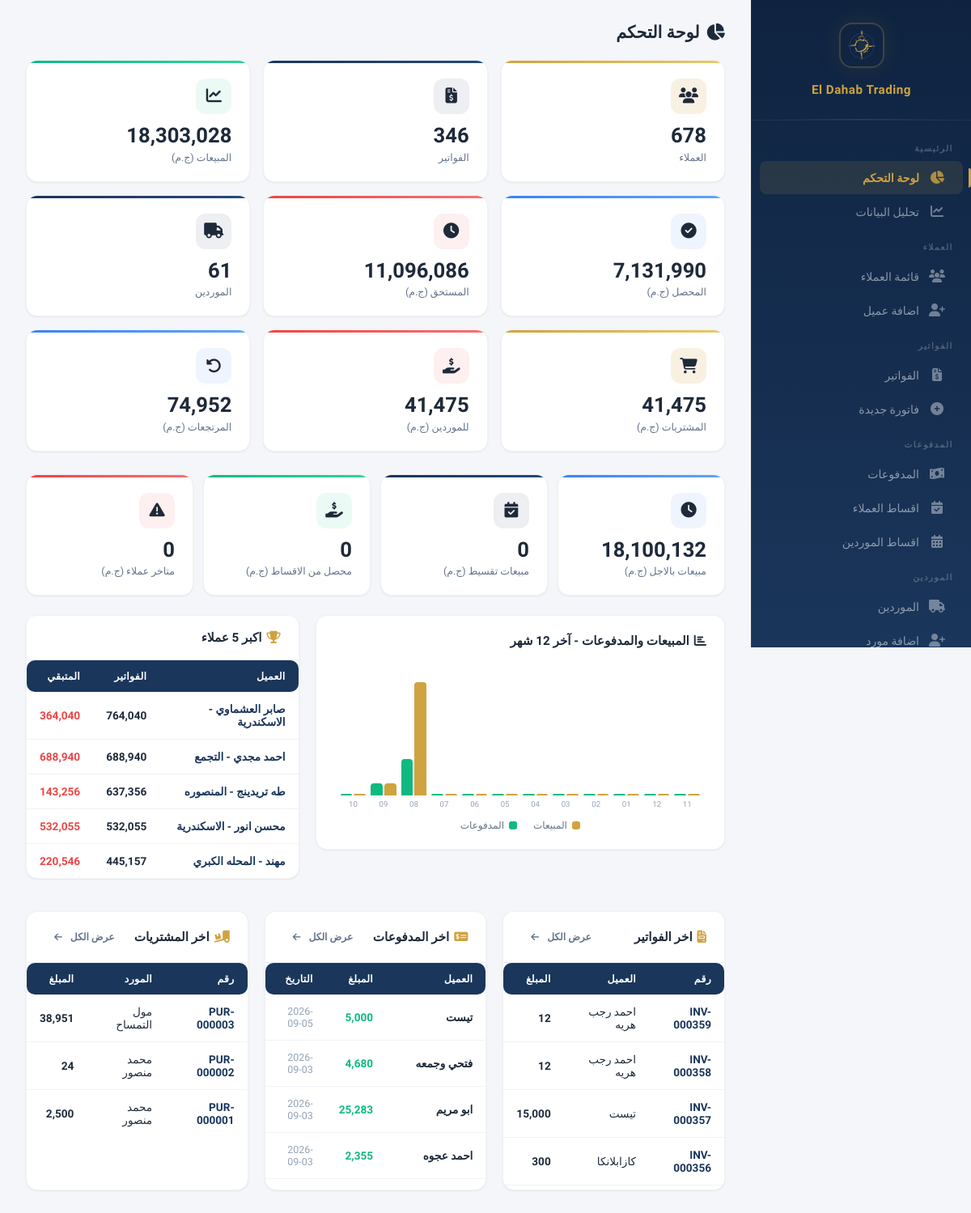
The page /dashboard (signed in) on the database as committed earlier.
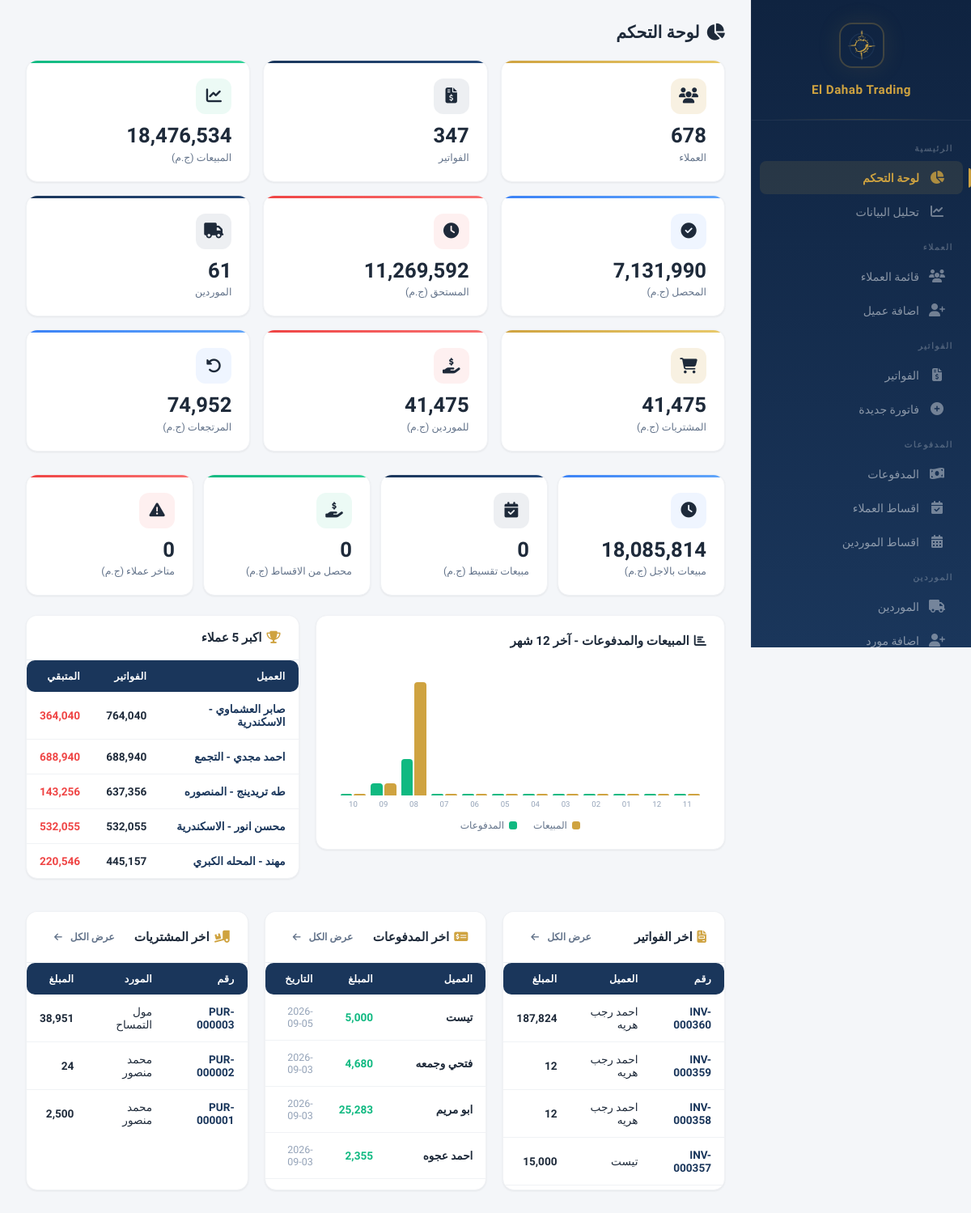
The same page on the database as committed later.
### models.py (models this page shows, shortened)
class Customer(db.Model):
    __tablename__ = 'customers'
    id = db.Column(db.Integer, primary_key=True)
    name = db.Column(db.String(200), nullable=False)
    phone = db.Column(db.String(50))
    address = db.Column(db.Text)
    account_type = db.Column(db.String(50), nullable=False, default='sales')
    notes = db.Column(db.Text)
    created_at = db.Column(db.DateTime, default=datetime.utcnow)
    invoices = db.relationship('Invoice', backref='customer', lazy=True)
    payments = db.relationship('Payment', backref='customer', lazy=True)
    returns = db.relationship('Return', backref='customer', lazy=True)
    installment_plans = db.relationship('InstallmentPlan', backref='customer', lazy=True)
    def total_invoiced(self):
        return sum((inv.total or 0) - (inv.discount or 0) for inv in self.invoices if not inv.is_returned)
    def total_paid(self):
        sum_payments = sum(p.amount for p in self.payments)
        sum_inst = sum(ip.amount for ip in InstallmentPayment.query.filter(
            InstallmentPayment.plan_id.in_([pl.id for pl in self.installment_plans])
        ).all())
        sum_inv_paid = sum(
            (inv.paid_amount or 0)
            for inv in self.invoices
            if not inv.is_returned and not inv.payments
        )
        return sum_payments + sum_inst + sum_inv_paid
    def total_returns(self):
        return sum(r.total_amount for r in self.returns)
    def balance(self):
        return self.total_invoiced() - self.total_paid() - self.total_returns()

class Invoice(db.Model):
    __tablename__ = 'invoices'
    id = db.Column(db.Integer, primary_key=True)
    invoice_number = db.Column(db.String(50), unique=True, nullable=False)
    customer_id = db.Column(db.Integer, db.ForeignKey('customers.id'), nullable=False)
    shipping_company = db.Column(db.String(200))
    total = db.Column(db.Float, default=0)
    discount = db.Column(db.Float, default=0)
    payment_type = db.Column(db.String(20), default='cash')
    paid_amount = db.Column(db.Float, default=0)
    remaining = db.Column(db.Float, default=0)
    date = db.Column(db.DateTime, default=datetime.utcnow)
    is_returned = db.Column(db.Boolean, default=False)
    show_balance = db.Column(db.Boolean, default=False)
    payment_method = db.Column(db.String(20), default='cash')
    receipt_image = db.Column(db.String(200))
    created_by = db.Column(db.Integer, db.ForeignKey('users.id'))
    creator = db.relationship('User', foreign_keys=[created_by])
    modified_by = db.Column(db.Integer, db.ForeignKey('users.id'))
    modifier = db.relationship('User', foreign_keys=[modified_by])
    previous_due = db.Column(db.Float, default=0)
    balance_after = db.Column(db.Float, default=0)
    notes = db.Column(db.Text)
    items = db.relationship('InvoiceItem', backref='invoice', lazy=True, cascade='all, delete-orphan')
    returns = db.relationship('Return', backref='invoice', lazy=True)
    payments = db.relationship('Payment', backref='invoice', lazy=True)

class Payment(db.Model):
    __tablename__ = 'payments'
    id = db.Column(db.Integer, primary_key=True)
    customer_id = db.Column(db.Integer, db.ForeignKey('customers.id'), nullable=False)
    amount = db.Column(db.Float, nullable=False)
    date = db.Column(db.DateTime, default=datetime.utcnow)
    invoice_id = db.Column(db.Integer, db.ForeignKey('invoices.id'), nullable=True)
    notes = db.Column(db.Text)
    next_payment_date = db.Column(db.Date, nullable=True)
    next_payment_amount = db.Column(db.Float, nullable=True)
    payment_method = db.Column(db.String(20), default='cash')
    receipt_image = db.Column(db.String(200))
    created_by = db.Column(db.Integer, db.ForeignKey('users.id'))
    creator = db.relationship('User', foreign_keys=[created_by])

class Purchase(db.Model):
    __tablename__ = 'purchases'
    id = db.Column(db.Integer, primary_key=True)
    purchase_number = db.Column(db.String(50), unique=True, nullable=False)
    supplier_id = db.Column(db.Integer, db.ForeignKey('suppliers.id'), nullable=False)
    total = db.Column(db.Float, default=0)
    discount = db.Column(db.Float, default=0)
    payment_type = db.Column(db.String(20), default='cash')
    payment_method = db.Column(db.String(20), default='cash')
    receipt_image = db.Column(db.String(200))
    created_by = db.Column(db.Integer, db.ForeignKey('users.id'))
    creator = db.relationship('User', foreign_keys=[created_by])
    modified_by = db.Column(db.Integer, db.ForeignKey('users.id'))
    modifier = db.relationship('User', foreign_keys=[modified_by])
    show_balance = db.Column(db.Boolean, default=False)
    paid_amount = db.Column(db.Float, default=0)
    remaining = db.Column(db.Float, default=0)
    previous_due = db.Column(db.Float, default=0)
    balance_after = db.Column(db.Float, default=0)
    date = db.Column(db.DateTime, default=datetime.utcnow)
    notes = db.Column(db.Text)
    items = db.relationship('PurchaseItem', backref='purchase', lazy=True, cascade='all, delete-orphan')
    payments = db.relationship('SupplierPayment', backref='purchase', lazy=True)
    returns = db.relationship('SupplierReturn', backref='purchase', lazy=True)

class Supplier(db.Model):
    __tablename__ = 'suppliers'
    id = db.Column(db.Integer, primary_key=True)
    name = db.Column(db.String(200), nullable=False)
    phone = db.Column(db.String(50))
    address = db.Column(db.Text)
    notes = db.Column(db.Text)
    created_at = db.Column(db.DateTime, default=datetime.utcnow)
    purchases = db.relationship('Purchase', backref='supplier', lazy=True)
    payments = db.relationship('SupplierPayment', backref='supplier', lazy=True)
    returns = db.relationship('SupplierReturn', backref='supplier', lazy=True)
    installment_plans = db.relationship('SupplierInstallmentPlan', backref='supplier', lazy=True)

### app.py (the view)
@app.route('/dashboard')
@login_required
def dashboard():
    total_customers = Customer.query.count()
    total_suppliers = Supplier.query.count()
    total_invoices = Invoice.query.filter_by(is_returned=False).count()
    total_purchases = Purchase.query.count()
    total_revenue = db.session.query(func.sum(Invoice.total)).filter_by(is_returned=False).scalar() or 0
    total_paid = db.session.query(func.sum(Payment.amount)).scalar() or 0
    total_returns_amount = db.session.query(func.sum(Return.total_amount)).scalar() or 0
    total_receivable = total_revenue - total_paid - total_returns_amount
    total_purchase_cost = db.session.query(func.sum(Purchase.total)).scalar() or 0
    total_supplier_paid = db.session.query(func.sum(SupplierPayment.amount)).scalar() or 0
    total_payable = total_purchase_cost - total_supplier_paid
    total_credit_sales = db.session.query(func.sum(Invoice.total)).filter(
        Invoice.payment_type == 'credit', Invoice.is_returned == False
    ).scalar() or 0
    total_installment_sales = db.session.query(func.sum(Invoice.total)).filter(
        Invoice.payment_type == 'installment', Invoice.is_returned == False
    ).scalar() or 0
    total_installment_paid_sales = db.session.query(func.sum(InstallmentPayment.amount)).scalar() or 0
    total_credit_purchases = db.session.query(func.sum(Purchase.total)).filter(
        Purchase.payment_type == 'credit'
    ).scalar() or 0
    total_installment_purchases = db.session.query(func.sum(Purchase.total)).filter(
        Purchase.payment_type == 'installment'
    ).scalar() or 0
    total_installment_paid_purchases = db.session.query(func.sum(SupplierInstallmentPayment.amount)).scalar() or 0
    from datetime import date as dt_date
    today = dt_date.today()
    customer_overdue = 0
    for plan in InstallmentPlan.query.filter_by(status='active').all():
        for inst in plan.installments:
            if inst.status == 'pending' and inst.due_date and inst.due_date < today:
                customer_overdue += inst.amount
    supplier_overdue = 0
    for plan in SupplierInstallmentPlan.query.filter_by(status='active').all():
        for inst in plan.installments:
            if inst.status == 'pending' and inst.due_date and inst.due_date < today:
                supplier_overdue += inst.amount
    recent_invoices = Invoice.query.order_by(Invoice.date.desc()).limit(10).all()
    recent_payments = Payment.query.order_by(Payment.date.desc()).limit(10).all()
    recent_purchases = Purchase.query.order_by(Purchase.date.desc()).limit(10).all()
    top_customers = Customer.query.all()
    top_customers.sort(key=lambda c: c.total_invoiced(), reverse=True)
    top_customers = top_customers[:5]
    monthly_data = []
    all_invoices = Invoice.query.filter_by(is_returned=False).all()
    all_payments = Payment.query.all()
    now = datetime.utcnow()
    for i in range(11, -1, -1):
        month = now.month - i
        year = now.year
        if month <= 0:
            month += 12
            year -= 1
        rev = sum(inv.total for inv in all_invoices if inv.date.year == year and inv.date.month == month)
        paid = sum(p.amount for p in all_payments if p.date.year == year and p.date.month == month)
        monthly_data.append({
            'month': f"{year}-{month:02d}",
            'revenue': rev,
            'paid': paid
        })
    max_revenue = max((m['revenue'] for m in monthly_data), default=1) or 1
    return render_template('dashboard.html',
        total_customers=total_customers,
        total_suppliers=total_suppliers,
        total_invoices=total_invoices,
        total_purchases=total_purchases,
        total_revenue=total_revenue,
        total_paid=total_paid,
        total_receivable=total_receivable,
        total_purchase_cost=total_purchase_cost,
        total_supplier_paid=total_supplier_paid,
        total_payable=total_payable,
        total_returns_amount=total_returns_amount,
        recent_invoices=recent_invoices,
        recent_payments=recent_payments,
        recent_purchases=recent_purchases,
        top_customers=top_customers,
        monthly_data=monthly_data,
        max_revenue=max_revenue,
        total_credit_sales=total_credit_sales,
        total_installment_sales=total_installment_sales,
        total_installment_paid_sales=total_installment_paid_sales,
        total_credit_purchases=total_credit_purchases,
        total_installment_purchases=total_installment_purchases,
        total_installment_paid_purchases=total_installment_paid_purchases,
        customer_overdue=customer_overdue,
        supplier_overdue=supplier_overdue,
        ACCOUNT_TYPES=ACCOUNT_TYPES
    )

### templates/dashboard.html (shortened to what the changed rows need)
{% extends "base.html" %}
{% block content %}
<h1 style="font-size:1.3rem;font-weight:700;color:var(--text);margin-bottom:22px;">
    <i class="fas fa-chart-pie" style="margin-left:8px;"></i>لوحة التحكم
</h1>
<div class="stats-grid">
    <div class="stat-card navy">
        <div class="stat-icon"><i class="fas fa-file-invoice-dollar"></i></div>
        <div class="stat-value">{{ total_invoices }}</div>
        <div class="stat-label">الفواتير</div>
    </div>
    <div class="stat-card green">
        <div class="stat-icon"><i class="fas fa-chart-line"></i></div>
        <div class="stat-value">{{ "{:,.0f}".format(total_revenue or 0) }}</div>
        <div class="stat-label">المبيعات (ج.م)</div>
    </div>
    <div class="stat-card red">
        <div class="stat-icon"><i class="fas fa-clock"></i></div>
        <div class="stat-value">{{ "{:,.0f}".format(total_receivable or 0) }}</div>
        <div class="stat-label">المستحق (ج.م)</div>
    </div>
</div>
<div style="display:grid;grid-template-columns:repeat(auto-fill,minmax(200px,1fr));gap:12px;margin-bottom:24px;">
    <div class="stat-card blue">
        <div class="stat-icon"><i class="fas fa-clock"></i></div>
        <div class="stat-value">{{ "{:,.0f}".format(total_credit_sales or 0) }}</div>
        <div class="stat-label">مبيعات بالاجل (ج.م)</div>
    </div>
</div>
<div class="two-col-wide">
    <div class="chart-container">
        <div class="chart-bars">
            {% for m in monthly_data %}
            <div class="chart-bar-group">
                <div style="display:flex;gap:2px;align-items:flex-end;height:160px;width:100%;justify-content:center;">
                    <div class="chart-bar gold-bar" style="height:{{ (m.revenue / max_revenue * 140) if max_revenue > 0 else 0 }}px;" title="المبيعات: {{ '{:,.0f}'.format(m.revenue or 0) }}"></div>
                    <div class="chart-bar green-bar" style="height:{{ (m.paid / max_revenue * 140) if max_revenue > 0 else 0 }}px;" title="المدفوعات: {{ '{:,.0f}'.format(m.paid or 0) }}"></div>
                </div>
                <span class="chart-label">{{ m.month[5:] }}</span>
            </div>
            {% endfor %}
        </div>
    </div>
    <div class="data-card">
        <div class="data-card-body" style="padding:0;">
            <table>
                <thead><tr><th>العميل</th><th>الفواتير</th><th>المتبقي</th></tr></thead>
                <tbody>
                    {% for c in top_customers %}
                    <tr>
                        <td><a href="{{ url_for('customer_profile', customer_id=c.id) }}" style="color:var(--navy);text-decoration:none;font-weight:600;">{{ c.name }}</a></td>
                        <td style="font-weight:600;">{{ "{:,.0f}".format(c.total_invoiced() or 0) }}</td>
                        <td><span class="{% if c.balance() > 0 %}text-danger{% else %}text-success{% endif %}" style="font-weight:700;">{{ "{:,.0f}".format(c.balance() or 0) }}</span></td>
                    </tr>
                    {% endfor %}
                </tbody>
            </table>
        </div>
    </div>
</div>
<div class="three-col" style="margin-top:20px;">
    <div class="data-card">
        <div class="data-card-body" style="padding:0;max-height:280px;overflow-y:auto;">
            <table>
                <thead><tr><th>رقم</th><th>العميل</th><th>المبلغ</th></tr></thead>
                <tbody>
                    {% for inv in recent_invoices %}
                    <tr>
                        <td><a href="{{ url_for('invoice_view', invoice_id=inv.id) }}" style="color:var(--navy);text-decoration:none;font-weight:600;">{{ inv.invoice_number }}</a></td>
                        <td>{{ inv.customer.name }}</td>
                        <td style="font-weight:700;">{{ "{:,.0f}".format(inv.total or 0) }}</td>
                    </tr>
                    {% endfor %}
                </tbody>
            </table>
        </div>
    </div>
    <div class="data-card">
        <div class="data-card-body" style="padding:0;max-height:280px;overflow-y:auto;">
            <table>
                <thead><tr><th>العميل</th><th>المبلغ</th><th>التاريخ</th></tr></thead>
                <tbody>
                    {% for p in recent_payments %}
                    <tr>
                        <td style="font-weight:600;">{{ p.customer.name }}</td>
                        <td class="text-success" style="font-weight:700;">{{ "{:,.0f}".format(p.amount or 0) }}</td>
                        <td class="text-muted" style="font-size:0.78rem;">{{ p.date.strftime('%Y-%m-%d') }}</td>
                    </tr>
                    {% endfor %}
                </tbody>
            </table>
        </div>
    </div>
    <div class="data-card">
        <div class="data-card-body" style="padding:0;max-height:280px;overflow-y:auto;">
            <table>
                <thead><tr><th>رقم</th><th>المورد</th><th>المبلغ</th></tr></thead>
                <tbody>
                    {% for p in recent_purchases %}
                    <tr>
                        <td><a href="{{ url_for('purchase_view', purchase_id=p.id) }}" style="color:var(--navy);text-decoration:none;font-weight:600;">{{ p.purchase_number }}</a></td>
                        <td>{{ p.supplier.name }}</td>
                        <td style="font-weight:700;">{{ "{:,.0f}".format(p.total or 0) }}</td>
                    </tr>
                    {% endfor %}
                </tbody>
            </table>
        </div>
    </div>
</div>
{% endblock %}

Rows that differ between the two databases and show on the page:
no longer on this page (row unchanged): Invoice: invoice_number "INV-000356", customer.name "كازابلانكا", total "300"
added Invoice: invoice_number "INV-000360", customer.name "احمد رجب هريه", total "187,824"
Other text that changed with them:
{{ total_invoices }}: "346" → "347"
{{ "{:,.0f}".format(total_revenue or 0) }}: "18,303,028" → "18,476,534"
{{ "{:,.0f}".format(total_receivable or 0) }}: "11,096,086" → "11,269,592"
{{ "{:,.0f}".format(total_credit_sales or 0) }}: "18,100,132" → "18,085,814"
{{ (m.revenue / max_revenue * 140) if max_revenue > 0 else 0 }}: 15.620942000868347 → 15.499211971785607 (drawn)
